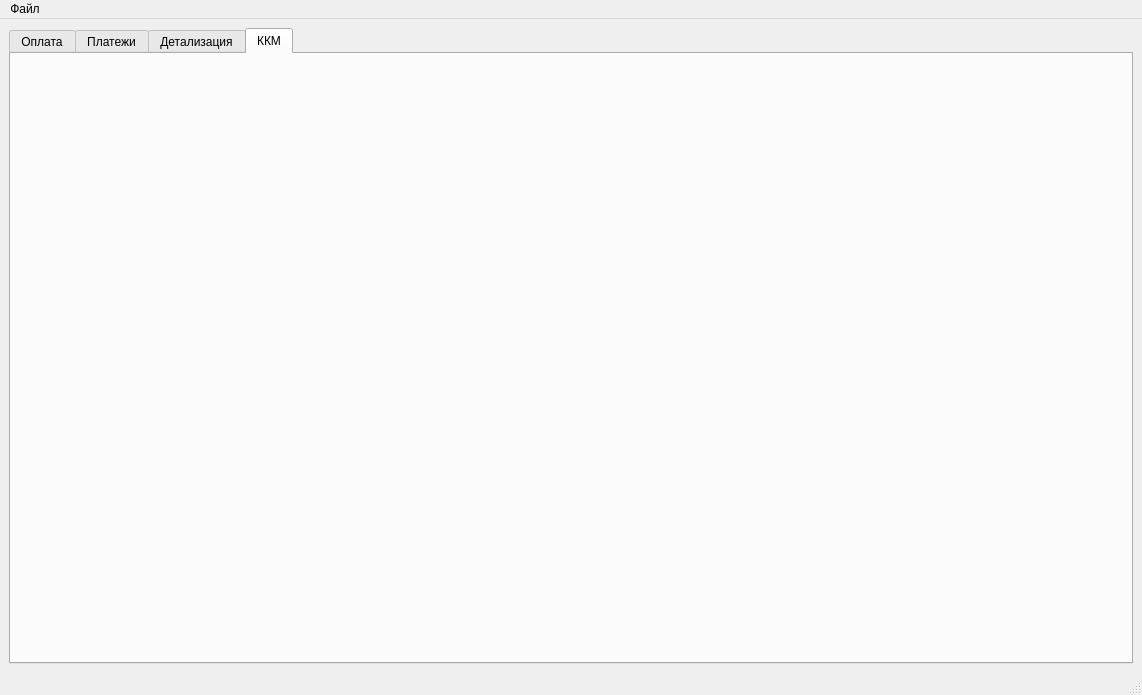
<?xml version="1.0" encoding="UTF-8"?>
<ui version="4.0">
 <class>MainWindow</class>
 <widget class="QMainWindow" name="MainWindow">
  <property name="geometry">
   <rect>
    <x>0</x>
    <y>0</y>
    <width>1142</width>
    <height>695</height>
   </rect>
  </property>
  <property name="windowTitle">
   <string>Касса</string>
  </property>
  <property name="windowIcon">
   <iconset>
    <normaloff>:/voicecall.png</normaloff>:/voicecall.png</iconset>
  </property>
  <widget class="QWidget" name="centralwidget">
   <layout class="QVBoxLayout" name="verticalLayout_3">
    <item>
     <widget class="QTabWidget" name="tabWidget">
      <property name="minimumSize">
       <size>
        <width>0</width>
        <height>64</height>
       </size>
      </property>
      <property name="currentIndex">
       <number>3</number>
      </property>
      <widget class="QWidget" name="tabSearch">
       <attribute name="title">
        <string>Оплата</string>
       </attribute>
       <layout class="QGridLayout" name="gridLayout_4">
        <item row="0" column="0">
         <widget class="QGroupBox" name="groupBox">
          <property name="enabled">
           <bool>true</bool>
          </property>
          <property name="title">
           <string>Поиск</string>
          </property>
          <layout class="QGridLayout" name="gridLayout_2">
           <item row="0" column="3">
            <widget class="QLineEdit" name="edtSearch"/>
           </item>
           <item row="0" column="0">
            <spacer name="horizontalSpacer_2">
             <property name="orientation">
              <enum>Qt::Horizontal</enum>
             </property>
             <property name="sizeHint" stdset="0">
              <size>
               <width>40</width>
               <height>20</height>
              </size>
             </property>
            </spacer>
           </item>
           <item row="0" column="4">
            <widget class="QPushButton" name="btnSearch">
             <property name="text">
              <string>Искать</string>
             </property>
            </widget>
           </item>
           <item row="0" column="2">
            <widget class="QComboBox" name="cmbSearchSelect">
             <property name="minimumSize">
              <size>
               <width>200</width>
               <height>0</height>
              </size>
             </property>
            </widget>
           </item>
           <item row="0" column="1">
            <widget class="QDateEdit" name="edtRemPeriod">
             <property name="displayFormat">
              <string>dd.MM.yyyy</string>
             </property>
             <property name="calendarPopup">
              <bool>true</bool>
             </property>
            </widget>
           </item>
          </layout>
         </widget>
        </item>
        <item row="1" column="0">
         <layout class="QHBoxLayout" name="horizontalLayout_2">
          <item>
           <widget class="QTableView" name="viewAccounts"/>
          </item>
          <item>
           <widget class="QTableView" name="viewRemainders"/>
          </item>
         </layout>
        </item>
        <item row="2" column="0">
         <layout class="QGridLayout" name="gridLayout_3">
          <item row="0" column="2">
           <widget class="QLabel" name="label_5">
            <property name="text">
             <string>Подключения</string>
            </property>
           </widget>
          </item>
          <item row="1" column="2">
           <widget class="QTableView" name="viewConnections"/>
          </item>
          <item row="1" column="0">
           <widget class="QTableView" name="viewAccountPayments"/>
          </item>
          <item row="0" column="0">
           <widget class="QLabel" name="label_4">
            <property name="text">
             <string>Платежи</string>
            </property>
           </widget>
          </item>
         </layout>
        </item>
        <item row="3" column="0">
         <widget class="QGroupBox" name="groupBox_2">
          <property name="title">
           <string>Оплата</string>
          </property>
          <layout class="QHBoxLayout" name="horizontalLayout">
           <item>
            <spacer name="horizontalSpacer">
             <property name="orientation">
              <enum>Qt::Horizontal</enum>
             </property>
             <property name="sizeHint" stdset="0">
              <size>
               <width>40</width>
               <height>20</height>
              </size>
             </property>
            </spacer>
           </item>
           <item>
            <widget class="QComboBox" name="cmbOperator">
             <property name="enabled">
              <bool>false</bool>
             </property>
             <property name="minimumSize">
              <size>
               <width>200</width>
               <height>0</height>
              </size>
             </property>
            </widget>
           </item>
           <item>
            <widget class="QCheckBox" name="chkMulti">
             <property name="text">
              <string>Мультиплатеж</string>
             </property>
             <property name="checked">
              <bool>true</bool>
             </property>
            </widget>
           </item>
           <item>
            <widget class="QLineEdit" name="edtSumma">
             <property name="minimumSize">
              <size>
               <width>100</width>
               <height>0</height>
              </size>
             </property>
             <property name="maximumSize">
              <size>
               <width>100</width>
               <height>16777215</height>
              </size>
             </property>
             <property name="maxLength">
              <number>100</number>
             </property>
            </widget>
           </item>
           <item>
            <widget class="QPushButton" name="btnPay">
             <property name="text">
              <string>Оплата</string>
             </property>
             <property name="checkable">
              <bool>false</bool>
             </property>
             <property name="checked">
              <bool>false</bool>
             </property>
             <property name="autoRepeat">
              <bool>false</bool>
             </property>
            </widget>
           </item>
          </layout>
         </widget>
        </item>
       </layout>
      </widget>
      <widget class="QWidget" name="tabPayments">
       <attribute name="title">
        <string>Платежи</string>
       </attribute>
       <layout class="QGridLayout" name="gridLayout">
        <item row="0" column="0">
         <layout class="QVBoxLayout" name="verticalLayout">
          <item>
           <widget class="QGroupBox" name="groupBox_3">
            <property name="minimumSize">
             <size>
              <width>0</width>
              <height>64</height>
             </size>
            </property>
            <property name="title">
             <string>Фильтры платежей</string>
            </property>
            <layout class="QGridLayout" name="gridLayout_5">
             <item row="0" column="7">
              <widget class="QLabel" name="label_2">
               <property name="text">
                <string>Тип договора</string>
               </property>
              </widget>
             </item>
             <item row="1" column="7">
              <widget class="QComboBox" name="cmbDogType"/>
             </item>
             <item row="1" column="3">
              <widget class="QComboBox" name="cmbPayOperator"/>
             </item>
             <item row="0" column="6">
              <widget class="QLabel" name="label_3">
               <property name="text">
                <string>Класс услуг</string>
               </property>
              </widget>
             </item>
             <item row="1" column="0">
              <spacer name="horizontalSpacer_3">
               <property name="orientation">
                <enum>Qt::Horizontal</enum>
               </property>
               <property name="sizeHint" stdset="0">
                <size>
                 <width>40</width>
                 <height>20</height>
                </size>
               </property>
              </spacer>
             </item>
             <item row="0" column="3">
              <widget class="QLabel" name="label_8">
               <property name="text">
                <string>Оператор</string>
               </property>
              </widget>
             </item>
             <item row="0" column="5">
              <widget class="QLabel" name="label_7">
               <property name="text">
                <string>Вид договора</string>
               </property>
              </widget>
             </item>
             <item row="0" column="8">
              <widget class="QLabel" name="label">
               <property name="text">
                <string>Дата</string>
               </property>
              </widget>
             </item>
             <item row="1" column="2">
              <widget class="QComboBox" name="cmbSection"/>
             </item>
             <item row="1" column="6">
              <widget class="QComboBox" name="cmbPayClass">
               <property name="minimumSize">
                <size>
                 <width>150</width>
                 <height>0</height>
                </size>
               </property>
              </widget>
             </item>
             <item row="0" column="2">
              <widget class="QLabel" name="label_9">
               <property name="text">
                <string>Секция</string>
               </property>
              </widget>
             </item>
             <item row="0" column="4">
              <widget class="QLabel" name="label_6">
               <property name="text">
                <string>Номер договора</string>
               </property>
              </widget>
             </item>
             <item row="1" column="8">
              <widget class="QDateEdit" name="edtPaymentsDate">
               <property name="maximumSize">
                <size>
                 <width>104</width>
                 <height>16777215</height>
                </size>
               </property>
               <property name="displayFormat">
                <string>dd.MM.yyyy</string>
               </property>
               <property name="calendarPopup">
                <bool>true</bool>
               </property>
              </widget>
             </item>
             <item row="1" column="5">
              <widget class="QComboBox" name="cmbVdog">
               <property name="minimumSize">
                <size>
                 <width>150</width>
                 <height>0</height>
                </size>
               </property>
              </widget>
             </item>
             <item row="1" column="4">
              <widget class="QComboBox" name="cmbDognum">
               <property name="minimumSize">
                <size>
                 <width>150</width>
                 <height>0</height>
                </size>
               </property>
              </widget>
             </item>
             <item row="1" column="1">
              <widget class="QPushButton" name="btnSavePayments">
               <property name="text">
                <string>Сохранить</string>
               </property>
              </widget>
             </item>
             <item row="1" column="9">
              <widget class="QPushButton" name="btnPaymentsWInfoRefresh">
               <property name="text">
                <string>Обновить</string>
               </property>
              </widget>
             </item>
            </layout>
           </widget>
          </item>
          <item>
           <widget class="QTableView" name="viewPayments"/>
          </item>
         </layout>
        </item>
       </layout>
      </widget>
      <widget class="QWidget" name="tabDetail">
       <attribute name="title">
        <string>Детализация</string>
       </attribute>
       <layout class="QGridLayout" name="gridLayout_6">
        <item row="1" column="0">
         <widget class="QTableView" name="viewDetails"/>
        </item>
        <item row="0" column="0">
         <layout class="QVBoxLayout" name="verticalLayout_4">
          <item>
           <widget class="QGroupBox" name="groupBox_4">
            <property name="minimumSize">
             <size>
              <width>0</width>
              <height>64</height>
             </size>
            </property>
            <property name="title">
             <string>Фильтр детализации</string>
            </property>
            <layout class="QGridLayout" name="gridLayout_7">
             <item row="1" column="2">
              <widget class="QComboBox" name="cmbDetailClass">
               <property name="minimumSize">
                <size>
                 <width>200</width>
                 <height>0</height>
                </size>
               </property>
              </widget>
             </item>
             <item row="1" column="4">
              <widget class="QDateTimeEdit" name="edtDetailPeriodTo">
               <property name="minimumSize">
                <size>
                 <width>128</width>
                 <height>0</height>
                </size>
               </property>
               <property name="displayFormat">
                <string>dd.MM.yy HH:mm:ss</string>
               </property>
               <property name="calendarPopup">
                <bool>true</bool>
               </property>
              </widget>
             </item>
             <item row="1" column="5">
              <widget class="QPushButton" name="btnDetailsRefresh">
               <property name="text">
                <string>Обновить</string>
               </property>
              </widget>
             </item>
             <item row="0" column="4">
              <widget class="QLabel" name="label_13">
               <property name="text">
                <string>Дата по</string>
               </property>
              </widget>
             </item>
             <item row="0" column="3">
              <widget class="QLabel" name="label_12">
               <property name="text">
                <string>Дата с</string>
               </property>
              </widget>
             </item>
             <item row="1" column="1">
              <widget class="QPushButton" name="btnSaveDetails">
               <property name="text">
                <string>Сохранить</string>
               </property>
              </widget>
             </item>
             <item row="1" column="3">
              <widget class="QDateTimeEdit" name="edtDetailPeriodFrom">
               <property name="minimumSize">
                <size>
                 <width>128</width>
                 <height>0</height>
                </size>
               </property>
               <property name="mouseTracking">
                <bool>false</bool>
               </property>
               <property name="displayFormat">
                <string>dd.MM.yy HH:mm:ss</string>
               </property>
               <property name="calendarPopup">
                <bool>true</bool>
               </property>
              </widget>
             </item>
             <item row="0" column="2">
              <widget class="QLabel" name="label_11">
               <property name="text">
                <string>Класс услуг</string>
               </property>
              </widget>
             </item>
             <item row="1" column="0">
              <spacer name="horizontalSpacer_4">
               <property name="orientation">
                <enum>Qt::Horizontal</enum>
               </property>
               <property name="sizeHint" stdset="0">
                <size>
                 <width>40</width>
                 <height>20</height>
                </size>
               </property>
              </spacer>
             </item>
            </layout>
           </widget>
          </item>
         </layout>
        </item>
       </layout>
      </widget>
      <widget class="QWidget" name="tabKKM">
       <attribute name="title">
        <string>ККМ</string>
       </attribute>
      </widget>
     </widget>
    </item>
   </layout>
  </widget>
  <widget class="QMenuBar" name="menubar">
   <property name="geometry">
    <rect>
     <x>0</x>
     <y>0</y>
     <width>1142</width>
     <height>18</height>
    </rect>
   </property>
   <widget class="QMenu" name="menu">
    <property name="title">
     <string>Файл</string>
    </property>
    <widget class="QMenu" name="menu_directories">
     <property name="title">
      <string>Справочники</string>
     </property>
    </widget>
    <addaction name="actionSettings"/>
    <addaction name="menu_directories"/>
    <addaction name="separator"/>
    <addaction name="actionLogin"/>
    <addaction name="separator"/>
    <addaction name="actionExit"/>
   </widget>
   <addaction name="menu"/>
  </widget>
  <widget class="QStatusBar" name="statusbar"/>
  <action name="actionSettings">
   <property name="text">
    <string>Настройки</string>
   </property>
  </action>
  <action name="actionLogin">
   <property name="text">
    <string>Авторизация</string>
   </property>
  </action>
  <action name="actionExit">
   <property name="text">
    <string>Выход</string>
   </property>
  </action>
 </widget>
 <tabstops>
  <tabstop>edtSearch</tabstop>
  <tabstop>btnSearch</tabstop>
  <tabstop>edtSumma</tabstop>
  <tabstop>btnPay</tabstop>
  <tabstop>chkMulti</tabstop>
  <tabstop>cmbOperator</tabstop>
 </tabstops>
 <resources/>
 <connections/>
</ui>
